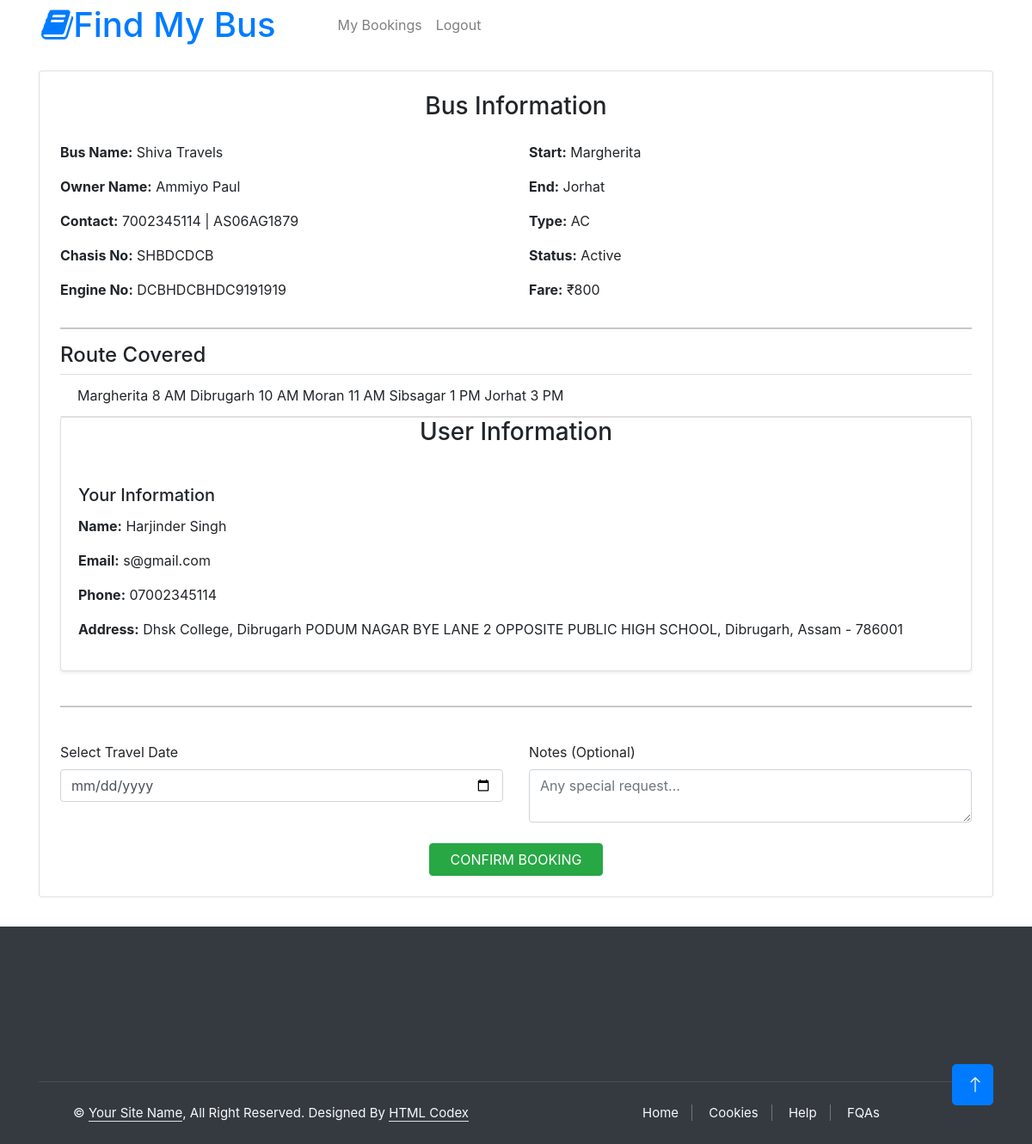
Page /book.php?bus_id=8 (signed in) on the committed database.
### tables this page shows
CREATE TABLE IF NOT EXISTS `register` (
  `id` int NOT NULL AUTO_INCREMENT,
  `bname` varchar(100) NOT NULL,
  `oname` varchar(100) NOT NULL,
  `email` varchar(100) NOT NULL,
  `phone` varchar(100) NOT NULL,
  `bno` varchar(100) NOT NULL,
  `bchasis` varchar(100) NOT NULL,
  `bengine` varchar(100) NOT NULL,
  PRIMARY KEY (`id`)
);

CREATE TABLE IF NOT EXISTS `bus_details` (
  `id` int NOT NULL AUTO_INCREMENT,
  `bid` int NOT NULL,
  `bstart` varchar(100) NOT NULL,
  `bend` varchar(100) NOT NULL,
  `btype` varchar(100) NOT NULL,
  `fare` varchar(50) NOT NULL,
  `bstatus` varchar(100) NOT NULL,
  PRIMARY KEY (`id`)
);

CREATE TABLE IF NOT EXISTS `account` (
  `id` int NOT NULL AUTO_INCREMENT,
  `uemail` varchar(100) NOT NULL,
  `uname` varchar(100) NOT NULL,
  `uphone` varchar(100) NOT NULL,
  `ugender` varchar(100) NOT NULL,
  `uaddress` varchar(100) NOT NULL,
  `ucity` varchar(100) NOT NULL,
  `ustate` varchar(100) NOT NULL,
  `upin` varchar(100) NOT NULL,
  `upassword` varchar(100) NOT NULL,
  PRIMARY KEY (`id`)
);

### book.php (the view, shortened to what this page needs)
<?php
include("db_connection.php");
$bus_id = $_GET['bus_id'];
$bus_sql = "SELECT r.bname, r.oname, r.bno, r.bchasis, r.bengine, r.phone, d.bstart, d.bend, d.btype, d.fare, d.bstatus
            FROM register r
            JOIN bus_details d ON r.id = d.bid
            WHERE d.bid = '$bus_id'";
$bus_result = mysqli_query($con, $bus_sql);
$bus = mysqli_fetch_assoc($bus_result);
$route_sql = "SELECT route FROM bus_route WHERE bid = '$bus_id'";
$route_result = mysqli_query($con, $route_sql);
$routes = [];
while ($row = mysqli_fetch_assoc($route_result)) {
    $routes[] = $row['route'];
}
if (isset($_SESSION['user_email'])) {
    $email = $_SESSION['user_email'];
    $user_sql = "SELECT * FROM account WHERE uemail = ?";
    $stmt = $con->prepare($user_sql);
    $stmt->bind_param("s", $email);
    $stmt->execute();
    $user_result = $stmt->get_result();
    if ($user_result->num_rows > 0) {
        $user = $user_result->fetch_assoc();
    }
}
?>
<?php include('uheader.php'); ?>
<link rel="stylesheet" href="https://cdnjs.cloudflare.com/ajax/libs/font-awesome/4.7.0/css/font-awesome.min.css">
    <br>
    <div class="page-content">
            <div class="container">
                <div class="card p-4 mb-5">
                    <h3 class="text-center mb-4">Bus Information</h3>
                    <div class="row">
                        <div class="col-md-6">
                            <p><strong>Bus Name:</strong> <?= $bus['bname']; ?></p>
                            <p><strong>Owner Name:</strong> <?= $bus['oname']; ?></p>
                            <p><strong>Contact:</strong> <?= $bus['phone']; ?> | <?= $bus['bno']; ?></p>
                            <p><strong>Chasis No:</strong> <?= $bus['bchasis']; ?></p>
                            <p><strong>Engine No:</strong> <?= $bus['bengine']; ?></p>
                        </div>
                        <div class="col-md-6">
                            <p><strong>Start:</strong> <?= $bus['bstart']; ?></p>
                            <p><strong>End:</strong> <?= $bus['bend']; ?></p>
                            <p><strong>Type:</strong> <?= $bus['btype']; ?></p>
                            <p><strong>Status:</strong> <?= $bus['bstatus']; ?></p>
                            <p><strong>Fare:</strong> ₹<?= $bus['fare']; ?></p>
                        </div>
                    </div>
                    <hr>
                    <h4>Route Covered</h4>
                    <ul class="list-group list-group-flush">
                        <?php foreach ($routes as $r): ?>
                            <li class="list-group-item"><?= $r; ?></li>
                        <?php endforeach; ?>
                    </ul>
                    <div class="card shadow-sm mb-4">
                         <h3 class="text-center mb-4">User Information</h3>
        <div class="card-body">
          <h5 class="card-title">Your Information</h5>
          <p><strong>Name:</strong> <?= htmlspecialchars($user['uname']) ?></p>
          <p><strong>Email:</strong> <?= htmlspecialchars($user['uemail']) ?></p>
          <p><strong>Phone:</strong> <?= htmlspecialchars($user['uphone']) ?></p>
          <p><strong>Address:</strong> <?= htmlspecialchars($user['uaddress']) ?>, <?= htmlspecialchars($user['ucity']) ?>, <?= htmlspecialchars($user['ustate']) ?> - <?= htmlspecialchars($user['upin']) ?></p>
        </div>
      </div>
                    <hr>
                    <form action="" method="POST">
                        <div class="row mt-4">
                            <div class="col-md-6">
                                <label for="travel_date">Select Travel Date</label>
                                <input type="date" name="travel_date" id="travel_date" class="form-control" required>
                            </div>
                            <div class="col-md-6">
                                <label for="notes">Notes (Optional)</label>
                                <textarea name="notes" id="notes" class="form-control" placeholder="Any special request..."></textarea>
                            </div>
                        </div>
                        <div class="text-center mt-4">
                            <button type="submit" name="book_now" class="btn btn-success btn-rounded px-4">Confirm Booking</button>
                        </div>
                    </form>
                </div>
            </div>
        </div>
     <br><br><br><br>
        <div class="container-fluid bg-dark text-light footer wow fadeIn" data-wow-delay="0.1s">
            <div class="container">
                <div class="copyright">
                    <div class="row">
                        <div class="col-md-6 text-center text-md-start mb-3 mb-md-0">
                            &copy; <a class="border-bottom" href="#">Your Site Name</a>, All Right Reserved.
                            Designed By <a class="border-bottom" href="https://htmlcodex.com">HTML Codex</a>
                        </div>
                        <div class="col-md-6 text-center text-md-end">
                            <div class="footer-menu">
                                <a href="">Home</a>
                                <a href="">Cookies</a>
                                <a href="">Help</a>
                                <a href="">FQAs</a>
                            </div>
                        </div>
                    </div>
                </div>
            </div>
        </div>
        <a href="#" class="btn btn-lg btn-primary btn-lg-square back-to-top"><i class="bi bi-arrow-up"></i></a>
</body>
</html>

### css/style.css (style rules this page uses)
:root { --primary: #FEA116; --light: #F1F8FF; --dark: #0F172B; }
.back-to-top { position: fixed; display: none; right: 45px; bottom: 45px; z-index: 99; }
.btn { font-weight: 500; text-transform: uppercase; transition: .5s; }
.btn.btn-primary, .btn.btn-secondary { color: #FFFFFF; }
.btn-lg-square { width: 48px; height: 48px; }
.btn-square, .btn-sm-square, .btn-lg-square { padding: 0; display: flex; align-items: center; justify-content: center; font-weight: normal; border-radius: 2px; }
.footer { position: relative; margin-top: -110px; padding-top: 180px; }
.footer .copyright { padding: 25px 0; font-size: 15px; border-top: 1px solid rgba(256, 256, 256, .1); }
.footer .copyright a { color: var(--light); }
.footer .footer-menu a { margin-right: 15px; padding-right: 15px; border-right: 1px solid rgba(255, 255, 255, .3); }
.footer .footer-menu a:last-child { margin-right: 0; padding-right: 0; border-right: none; }

### rows in the picture
register: bname "Shiva Travels", oname "Ammiyo Paul", phone "7002345114", bno "AS06AG1879", bchasis "SHBDCDCB", bengine "DCBHDCBHDC9191919", bus_details.bstart "Margherita", bus_details.bend "Jorhat", bus_details.btype "AC", bus_details.bstatus "Active", bus_details.fare "800"
account: uname "Harjinder Singh", uemail "s@gmail.com", uphone "07002345114", uaddress "Dhsk College, Dibrugarh PODUM NAGAR BYE LANE 2 OPPOSITE PUBLIC HIGH SCHOOL", ucity "Dibrugarh", ustate "Assam", upin "786001"

### other values in the picture
$r "Margherita 8 AM Dibrugarh 10 AM Moran 11 AM Sibsagar 1 PM Jorhat 3 PM"
